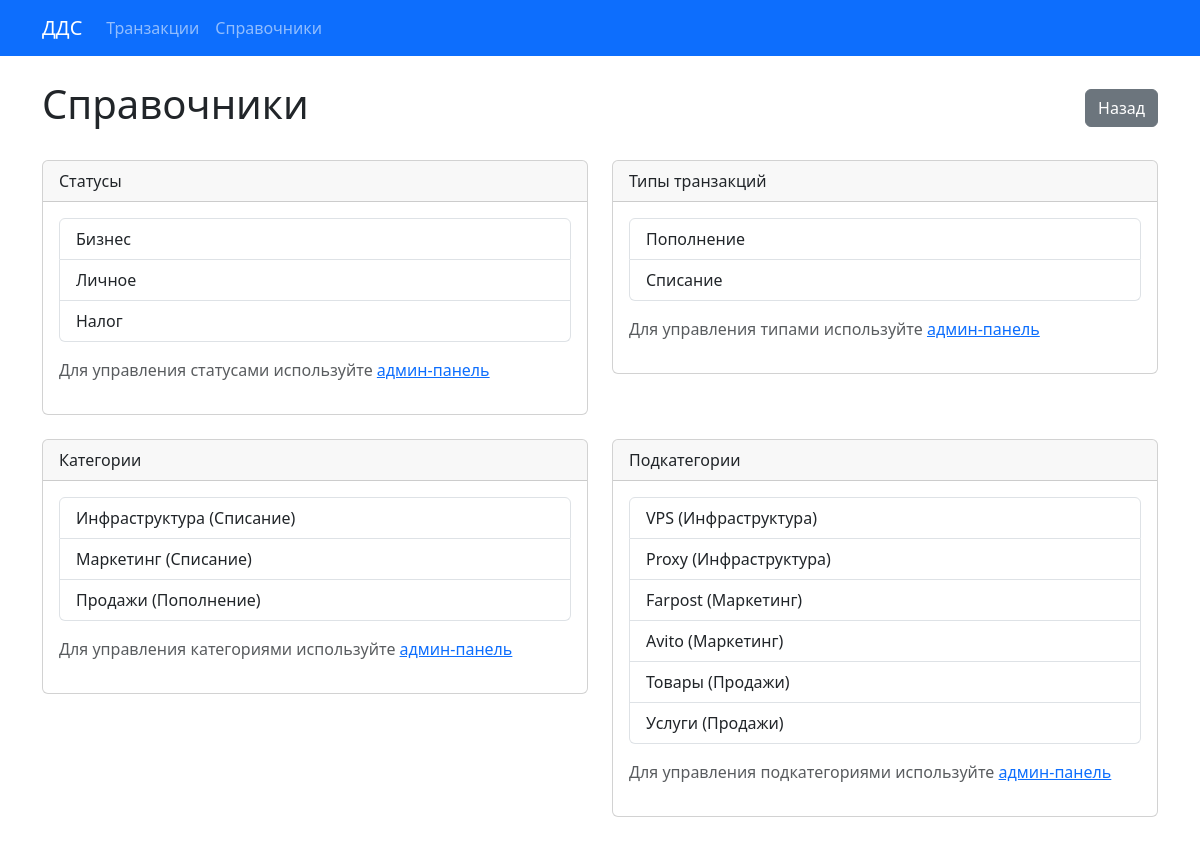
Page /references/ on the committed database.
### transactions/models.py (models this page shows, shortened)
class Status(models.Model):
    name = models.CharField(max_length=100, unique=True, verbose_name='Название')
    class Meta:
        verbose_name = 'Статус'
        verbose_name_plural = 'Статусы'

class TransactionType(models.Model):
    name = models.CharField(max_length=100, unique=True, verbose_name='Название')
    class Meta:
        verbose_name = 'Тип транзакции'
        verbose_name_plural = 'Типы транзакций'

class Category(models.Model):
    name = models.CharField(max_length=100, unique=True, verbose_name='Название')
    transaction_type = models.ForeignKey(TransactionType, on_delete=models.CASCADE, related_name='categories', verbose_name='Тип транзакции')
    class Meta:
        verbose_name = 'Категория'
        verbose_name_plural = 'Категории'

class Subcategory(models.Model):
    name = models.CharField(max_length=100, verbose_name='Название')
    category = models.ForeignKey(Category, on_delete=models.CASCADE, related_name='subcategories', verbose_name='Категория')
    class Meta:
        verbose_name = 'Подкатегория'
        verbose_name_plural = 'Подкатегории'
        unique_together = ('name', 'category')

### transactions/views.py (the view)
# urls.py: path('references/', views.reference_manage, name='reference_manage'),
def reference_manage(request):
    context = {
        'statuses': Status.objects.all(),
        'types': TransactionType.objects.all(),
        'categories': Category.objects.all(),
        'subcategories': Subcategory.objects.all(),
    }
    return render(request, 'transactions/reference_manage.html', context)

### transactions/templates/transactions/reference_manage.html (shortened to what this page needs)
{% extends 'transactions/base.html' %}
{% block content %}
    <div class="d-flex justify-content-between align-items-center mb-4">
        <h1>Справочники</h1>
        <a href="{% url 'transaction_list' %}" class="btn btn-secondary">Назад</a>
    </div>
    <div class="row">
        <div class="col-md-6 mb-4">
            <div class="card">
                <div class="card-header d-flex justify-content-between align-items-center">
                    Статусы
                </div>
                <div class="card-body">
                    <ul class="list-group mb-3">
                        {% for status in statuses %}
                            <li class="list-group-item d-flex justify-content-between align-items-center">
                                {{ status.name }}
                            </li>
                        {% empty %}
                            <li class="list-group-item text-center">Нет статусов</li>
                        {% endfor %}
                    </ul>
                    <p class="text-muted">Для управления статусами используйте <a href="/admin/transactions/status/">админ-панель</a></p>
                </div>
            </div>
        </div>
        <div class="col-md-6 mb-4">
            <div class="card">
                <div class="card-header d-flex justify-content-between align-items-center">
                    Типы транзакций
                </div>
                <div class="card-body">
                    <ul class="list-group mb-3">
                        {% for type in types %}
                            <li class="list-group-item d-flex justify-content-between align-items-center">
                                {{ type.name }}
                            </li>
                        {% empty %}
                            <li class="list-group-item text-center">Нет типов</li>
                        {% endfor %}
                    </ul>
                    <p class="text-muted">Для управления типами используйте <a href="/admin/transactions/transactiontype/">админ-панель</a></p>
                </div>
            </div>
        </div>
        <div class="col-md-6 mb-4">
            <div class="card">
                <div class="card-header d-flex justify-content-between align-items-center">
                    Категории
                </div>
                <div class="card-body">
                    <ul class="list-group mb-3">
                        {% for category in categories %}
                            <li class="list-group-item d-flex justify-content-between align-items-center">
                                {{ category.name }} ({{ category.transaction_type.name }})
                            </li>
                        {% empty %}
                            <li class="list-group-item text-center">Нет категорий</li>
                        {% endfor %}
                    </ul>
                    <p class="text-muted">Для управления категориями используйте <a href="/admin/transactions/category/">админ-панель</a></p>
                </div>
            </div>
        </div>
        <div class="col-md-6 mb-4">
            <div class="card">
                <div class="card-header d-flex justify-content-between align-items-center">
                    Подкатегории
                </div>
                <div class="card-body">
                    <ul class="list-group mb-3">
                        {% for subcategory in subcategories %}
                            <li class="list-group-item d-flex justify-content-between align-items-center">
                                {{ subcategory.name }} ({{ subcategory.category.name }})
                            </li>
                        {% empty %}
                            <li class="list-group-item text-center">Нет подкатегорий</li>
                        {% endfor %}
                    </ul>
                    <p class="text-muted">Для управления подкатегориями используйте <a href="/admin/transactions/subcategory/">админ-панель</a></p>
                </div>
            </div>
        </div>
    </div>
{% endblock %}

### transactions/templates/transactions/base.html (shortened to what this page needs)
<!DOCTYPE html>
<html lang="ru">
<head>
    <link href="https://cdn.jsdelivr.net/npm/bootstrap@5.3.0/dist/css/bootstrap.min.css" rel="stylesheet">
</head>
<body>
    <nav class="navbar navbar-expand-lg navbar-dark bg-primary mb-4">
        <div class="container">
            <a class="navbar-brand" href="{% url 'transaction_list' %}">ДДС</a>
            <div class="collapse navbar-collapse" id="navbarNav">
                <ul class="navbar-nav">
                    <li class="nav-item">
                        <a class="nav-link" href="{% url 'transaction_list' %}">Транзакции</a>
                    </li>
                    <li class="nav-item">
                        <a class="nav-link" href="{% url 'reference_manage' %}">Справочники</a>
                    </li>
                </ul>
            </div>
        </div>
    </nav>
    <div class="container">
        {% block content %}{% endblock %}
    </div>
</body>
</html>

### rows in the picture
Status: name "Бизнес"
Status: name "Личное"
Status: name "Налог"
TransactionType: name "Пополнение"
TransactionType: name "Списание"
Category: name "Инфраструктура", transaction_type.name "Списание"
Category: name "Маркетинг", transaction_type.name "Списание"
Category: name "Продажи", transaction_type.name "Пополнение"
Subcategory: name "VPS", category.name "Инфраструктура"
Subcategory: name "Proxy", category.name "Инфраструктура"
Subcategory: name "Farpost", category.name "Маркетинг"
Subcategory: name "Avito", category.name "Маркетинг"
Subcategory: name "Товары", category.name "Продажи"
Subcategory: name "Услуги", category.name "Продажи"
